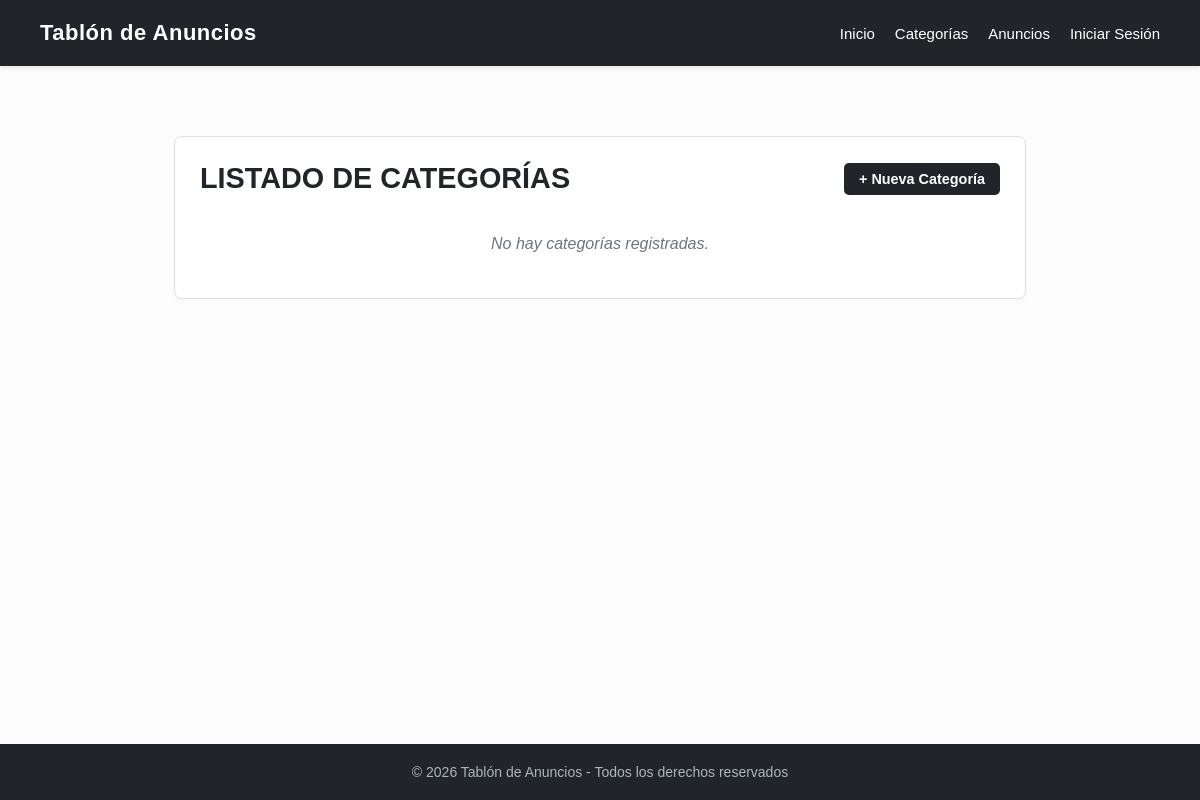
Before: /categorias/ with the older database file.
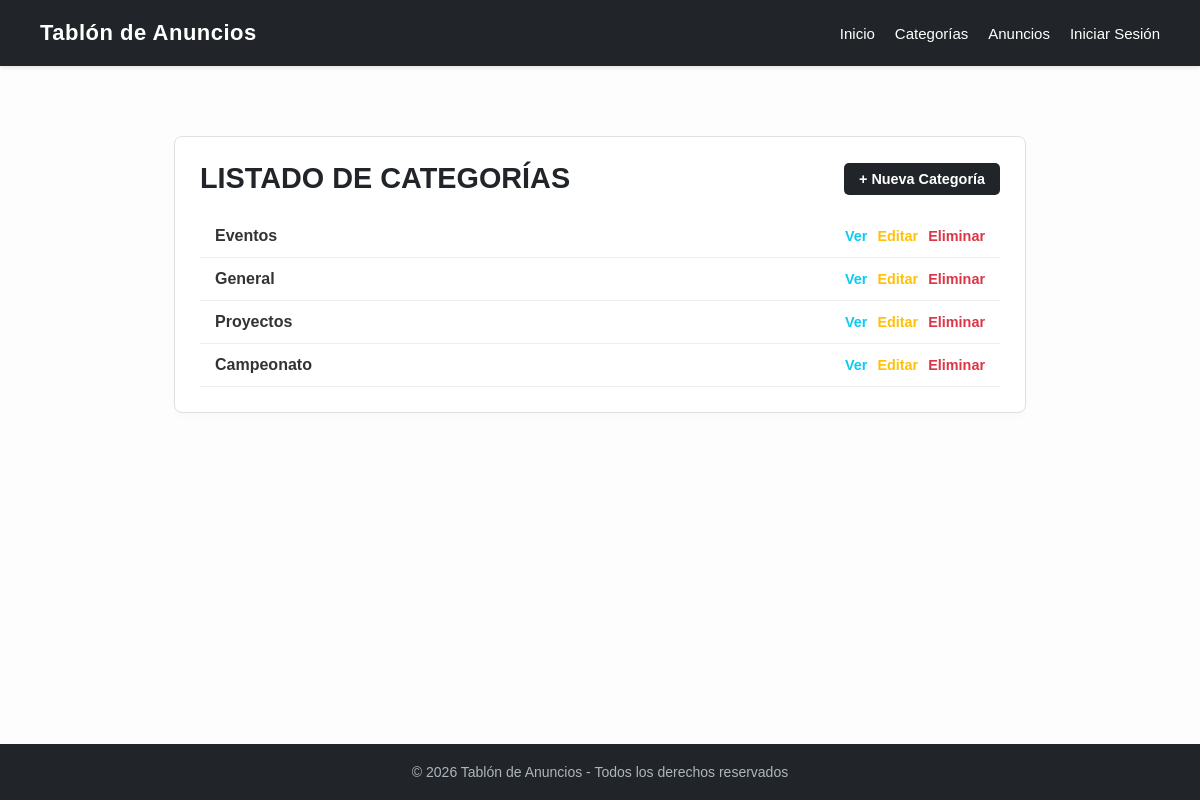
After: the same page with the newer database file.
### blueprintapp/categorias/models.py (models this page shows, shortened)
class Categoria(db.Model):
    __tablename__ = "categorias"
    id = db.Column(db.Integer, primary_key = True)
    nombre = db.Column(db.String, nullable = False)
    descripcion = db.Column(db.Text, nullable = True)

### blueprintapp/categorias/routes.py (the view)
@bp_categoria.route('/')
def index():
    categorias = Categoria.query.all()
    return render_template('categoria/index.html', categorias=categorias)

### blueprintapp/categorias/templates/categoria/index.html
{% extends "base.html" %}
{% block content %}
<div style="max-width: 800px; margin: 30px auto; padding: 25px; background: #fff; border: 1px solid #dee2e6; border-radius: 8px; box-shadow: 0 4px 6px rgba(0,0,0,0.02);">
    <div style="display: flex; justify-content: space-between; align-items: center; margin-bottom: 20px;">
        <h1 style="color: #212529; font-size: 1.8rem; margin: 0;">LISTADO DE CATEGORÍAS</h1>
        <a href="{{ url_for('bp_categoria.create') }}" style="background-color: #212529; color: white; padding: 8px 15px; border-radius: 5px; text-decoration: none; font-size: 0.9rem; font-weight: bold;">+ Nueva Categoría</a>
    </div>
    <ul style="list-style: none; padding: 0; margin: 0;">
        {% for item in categorias %}
        <li style="padding: 12px 15px; border-bottom: 1px solid #eee; display: flex; justify-content: space-between; align-items: center;">
            <span style="font-weight: bold; color: #333;">{{ item.nombre }}</span>
            <div style="display: flex; gap: 10px;">
                <a href="{{ url_for('bp_categoria.show', id=item.id) }}" style="color: #0dcaf0; text-decoration: none; font-weight: bold; font-size: 0.9rem;">Ver</a>
                <a href="{{ url_for('bp_categoria.update', id=item.id) }}" style="color: #ffc107; text-decoration: none; font-weight: bold; font-size: 0.9rem;">Editar</a>
                <a href="{{ url_for('bp_categoria.delete', id=item.id) }}" style="color: #dc3545; text-decoration: none; font-weight: bold; font-size: 0.9rem;" onclick="return confirm('¿Estás seguro de eliminar esta categoría?');">Eliminar</a>
            </div>
        </li>
        {% else %}
        <li style="padding: 20px; text-align: center; color: #6c757d; font-style: italic;">No hay categorías registradas.</li>
        {% endfor %}
    </ul>
</div>
{% endblock %}

Changed rows visible on the page:
added Categoria: nombre "Eventos"
added Categoria: nombre "General"
added Categoria: nombre "Proyectos"
added Categoria: nombre "Campeonato"
Other visible differences:
text no longer shown: "No hay categorías registradas."
